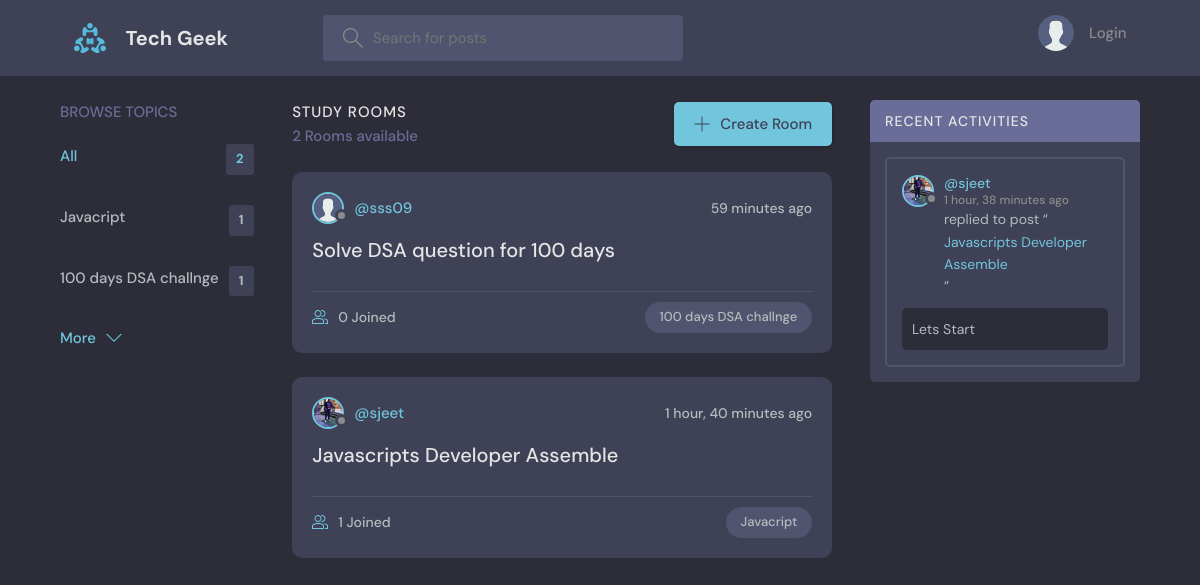
The page / on the database its author committed.
### base/models.py (models this page shows, shortened)
class Topic(models.Model):
    name = models.CharField(max_length=200)

class Room (models. Model):
    host = models. ForeignKey(User, on_delete=models. SET_NULL, null=True)
    topic = models. ForeignKey(Topic, on_delete=models. SET_NULL, null=True)
    name = models.CharField(max_length=200)
    description = models.TextField(null=True, blank=True)
    participants = models.ManyToManyField(User, related_name='participants', blank = True)
    updated = models. DateTimeField(auto_now=True)
    created = models.DateTimeField(auto_now_add=True)
    class Meta:
        ordering = ['-updated', '-created']
    def __str__(self):
        return self.name

class User(AbstractUser):
    name = models.CharField(max_length=200, null=True)
    email = models.EmailField(unique=True, null=True)
    bio = models.TextField(null=True)
    avatar = models.ImageField(null=True, default="avatar.svg")
    USERNAME_FIELD = 'email'
    REQUIRED_FIELDS = []

class Message (models. Model):
    user = models. ForeignKey(User, on_delete=models. CASCADE)
    room = models. ForeignKey(Room, on_delete=models. CASCADE)
    body = models. TextField()
    updated = models.DateTimeField(auto_now=True)
    created = models.DateTimeField(auto_now_add=True)
    class Meta:
        ordering = ['-updated', '-created']

### base/views.py (the view)
# urls.py: path('', views.home, name="home"),
def home(request):
    q = request.GET.get('q') if request.GET.get('q') != None else ''
    rooms = Room.objects.filter(
        Q(topic__name__icontains=q) |
        Q(name__icontains=q) |
        Q(description__icontains=q)
    )
    topics = Topic.objects.all()[0:5]
    room_count = rooms.count()
    room_messages = Message.objects.filter(
    Q(room__topic__name__icontains=q))[0:4]
    context = {'rooms': rooms, 'topics': topics,
               'room_count': room_count, 'room_messages': room_messages}
    return render(request, 'base/home.html', context )

### base/templates/base/home.html (shortened to what this page needs)
{% extends 'main.html' %}
{% block content %}
<main class="layout layout--3">
  <div class="container">
    {% include 'base/topics_component.html' %}
    <div class="roomList">
      <div class="roomList__header">
        <div>
          <h2>Study Rooms</h2>
          <p>{{room_count}} Rooms available</p>
        </div>
        <a class="btn btn--main" href="{% url 'create-room' %}">
          <svg version="1.1" xmlns="http://www.w3.org/2000/svg" width="32" height="32" viewBox="0 0 32 32">
            <title>add</title>
            <path
              d="M16.943 0.943h-1.885v14.115h-14.115v1.885h14.115v14.115h1.885v-14.115h14.115v-1.885h-14.115v-14.115z">
            </path>
          </svg>
          Create Room
        </a>
      </div>
      {% include 'base/feed_component.html' %}
    </div>
    {% include 'base/activity_component.html' %}
  </div>
</main>
{% endblock %}

### base/templates/base/topics_component.html
<div class="topics">
    <div class="topics__header">
        <h2>Browse Topics</h2>
    </div>
    <ul class="topics__list">
        <li>
            <a href="{% url 'home' %}" class="active">All <span>{{topics.count}}</span></a>
        </li>
        {% for topic in topics %}
        <li>
            <a href="{% url 'home' %}?q={{topic.name}}">{{topic.name}}<span>{{topic.room_set.all.count}}</span></a>
        </li>
        {% endfor %}
    </ul>
    <a class="btn btn--link" href="{% url 'topics' %}">
        More
        <svg version="1.1" xmlns="http://www.w3.org/2000/svg" width="32" height="32" viewBox="0 0 32 32">
            <title>chevron-down</title>
            <path d="M16 21l-13-13h-3l16 16 16-16h-3l-13 13z"></path>
        </svg>
    </a>
</div>

### base/templates/base/feed_component.html (shortened to what this page needs)
{% for room in rooms %}
<div class="roomListRoom">
    <div class="roomListRoom__header">
        <a href="{% url 'user-profile' room.host.id %}" class="roomListRoom__author">
            <div class="avatar avatar--small">
                <img src="{{room.host.avatar.url}}" />
            </div>
            <span>@{{room.host.username}}</span>
        </a>
        <div class="roomListRoom__actions">
            <span>{{room.created|timesince}} ago</span>
        </div>
    </div>
    <div class="roomListRoom__content">
        <a href="{% url 'room' room.id %}">{{room.name}}</a>
    </div>
    <div class="roomListRoom__meta">
        <a href="{% url 'room' room.id %}" class="roomListRoom__joined">
            {{room.participants.all.count}} Joined
        </a>
        <p class="roomListRoom__topic">{{room.topic.name}}</p>
    </div>
</div>
{% endfor %}

### base/templates/base/activity_component.html (shortened to what this page needs)
<div class="activities">
    <div class="activities__header">
        <h2>Recent Activities</h2>
    </div>
    {% for message in room_messages %}
    <div class="activities__box">
        <div class="activities__boxHeader roomListRoom__header">
            <a href="{% url 'user-profile' message.user.id %}" class="roomListRoom__author">
                <div class="avatar avatar--small">
                    <img src="{{message.user.avatar.url}}" />
                </div>
                <p>
                    @{{message.user.username}}
                    <span>{{message.created|timesince}} ago</span>
                </p>
            </a>
        </div>
        <div class="activities__boxContent">
            <p>replied to post “<a href="{% url 'room' message.room.id %}">{{message.room}}</a>”</p>
            <div class="activities__boxRoomContent">{{message.body}}</div>
        </div>
    </div>
    {% endfor %}
</div>

### rows shown on the page
Topic: name "Javacript", room_set.all.count "1"
Topic: name "100 days DSA challnge", room_set.all.count "1"
Room: host.avatar (placeholder picture), host.username "sss09", created "59 minutes", name "Solve DSA question for 100 days", participants.all.count "0", topic.name "100 days DSA challnge"
Room: host.avatar (picture), host.username "sjeet", created "1 hour, 40 minutes", name "Javascripts Developer Assemble", participants.all.count "1", topic.name "Javacript"
Message: user.avatar (picture), user.username "sjeet", created "1 hour, 38 minutes", room "Javascripts Developer Assemble", body "Lets Start"

### other values the page prints
{{ topics.count }} "2"
{{ room_count }} "2"
